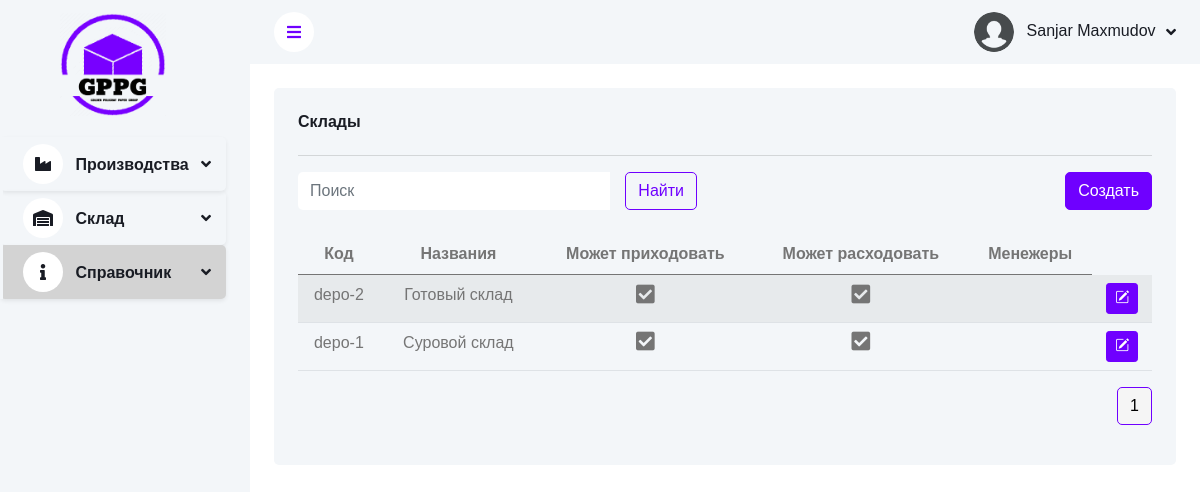
Screenshot of /info/warehouses/ (signed in) with the database file from the repository.
### apps/users/models.py (models this page shows)
class CustomUser(AbstractUser, PermissionsMixin):
    is_director = models.BooleanField(default=False)
    photo = models.ImageField(upload_to='employee_photos', default='default-profile__picture.jpg')
    groups = models.ManyToManyField(Group, related_name='custom_user_groups', blank=True, verbose_name='groups')
    user_permissions = models.ManyToManyField(Permission, related_name='custom_user_permissions', blank=True,
                                              verbose_name='user permissions')
    def get_full_name(self):
        return f"{self.first_name} {self.last_name}"
    def __str__(self):
        return self.get_full_name()

### apps/info/models.py (models this page shows, shortened)
class Warehouse(BaseModel):
	code = models.CharField(max_length=10, unique=True, null=True, blank=True, verbose_name="Код")
	name = models.CharField(max_length=100, unique=True, verbose_name="Название")
	location = models.CharField(max_length=150, null=True, blank=True, verbose_name="Местоположение")
	can_import = models.BooleanField(default=True, null=True, blank=True, verbose_name="Может импортировать")
	can_export = models.BooleanField(default=False, null=True, blank=True, verbose_name="Может экспортировать")
	use_negative = models.BooleanField(default=False, null=True, blank=True,
									   verbose_name="Использовать отрицательные значения")
	is_active = models.BooleanField(default=True, null=True, blank=True, verbose_name="Активен")
	managers = models.ManyToManyField(CustomUser, blank=True, verbose_name="Менеджеры")
	class Meta:
		verbose_name = "Склад"
		verbose_name_plural = "Склады"

### apps/info/views.py (the view)
# urls.py: path('warehouses/', WarehouseListCreate.as_view(), name='warehouse-list'),
class WarehouseListCreate(BaseListCreateView):
	model = Warehouse
	form_class = WarehouseForm
	template_name = "info/warehouse_list.html"
	redirect_url = "info:warehouse-list"

### apps/shared/views.py (called while the page is built)
	@staticmethod
	def apply_pagination_and_search(queryset, request):
		search_query = request.GET.get('search')
		if search_query:
			search_query = search_query.strip()
			queryset = queryset.filter(Q(name__icontains=search_query))
		page_size = request.GET.get("page_size", 12)
		paginator = Paginator(queryset, page_size)
		page_num = request.GET.get("page", 1)
		page_obj = paginator.get_page(page_num)
		return page_obj

	def get_cache_key(self):
		return f'{self.model.__name__.lower()}_list_data'

	def get_queryset(self):
		cache_key = self.get_cache_key()
		cached_data = cache.get(cache_key)
		if cached_data is None:
			queryset = self.model.objects.all().order_by('-created_time')
			cached_data = list(queryset)  # Преобразуем queryset в список
			cache.set(cache_key, cached_data, timeout=self.cache_timeout)
			print(f"Data fetched from database and cached with key: {cache_key}")
		else:
			print(f"Data fetched from cache with key: {cache_key}")
		return cached_data

	def get_form(self):
		return self.form_class

	def get_template_name(self):
		return self.template_name

	def get(self, request):
		items = self.get_queryset()
		page_obj = self.apply_pagination_and_search(items, request)
		context = {
			'items': page_obj,
			'form': self.get_form(),
		}
		return render(request, self.get_template_name(), context)

### templates/info/warehouse_list.html (shortened to what this page needs)
{% extends 'base.html' %}
{% load static %}
{% block content %}
    <div class="container-fluid pt-4 px-4">
        <div class="row g-4">
            <div class="col-sm-12">
                <div class="bg-light rounded h-100 p-4">
                    <h6 class="mb-4">Склады</h6>
                    <hr>
                    <div class="row mb-2">
                        <div class="col-md-6">
                            {% include 'base/search_form.html' %}
                        </div>
                        <div class="col-md-6 text-end">
                            <button type="button" class="btn btn-primary" id="openCreateModalBtn"
                                    data-bs-toggle="modal" data-bs-target="#myModalCreate"
                                    data-action-url="{% url 'info:warehouse-list' %}">Создать
                            </button>
                        </div>
                    </div>
                    <table class="table table-striped">
                        <thead>
                        <tr class="text-center">
                            <th scope="col">Код</th>
                            <th scope="col">Названия</th>
                            <th scope="col">Может приходовать</th>
                            <th scope="col">Может расходовать</th>
                            <th scope="col">Менежеры</th>
                        </tr>
                        </thead>
                        <tbody>
                        {% for warehouse in items %}
                            <tr class="text-center">
                                <td>{{ warehouse.code }}</td>
                                <td>{{ warehouse.name }}</td>
                                <td>
                                    {% if warehouse.can_import %}
                                        <i class="fa fa-check-square fa-lg"></i>
                                    {% else %}
                                        <i class="fa fa-times-circle fa-lg"></i>
                                    {% endif %}
                                </td>
                                <td>
                                    {% if warehouse.can_export %}
                                        <i class="fa fa-check-square fa-lg"></i>
                                    {% else %}
                                        <i class="fa fa-times-circle fa-lg"></i>
                                    {% endif %}
                                </td>
                                <td>
                                </td>
                                <td>
                                    <a href="" type="button" class="btn btn-primary btn-sm"><i
                                            class="bi bi-pencil-square"></i></a>
                                </td>
                            </tr>
                        {% endfor %}
                        </tbody>
                    </table>
                    {% include 'base/pagination.html' with items=items %}
                </div>
            </div>
        </div>
    </div>
{% endblock %}

### templates/base.html (shortened to what this page needs)
{% load static %}
{% url 'info:material-list' as material_url %}
{% url 'info:material-type-list' as material_type_url %}
{% url 'info:material-group-list' as material_group_url %}
<!DOCTYPE html>
<html lang="en">
<head>
    <link href="https://cdnjs.cloudflare.com/ajax/libs/font-awesome/5.10.0/css/all.min.css" rel="stylesheet">
    <link href="https://cdn.jsdelivr.net/npm/bootstrap-icons@1.4.1/font/bootstrap-icons.css" rel="stylesheet">
    <link href="{% static 'lib/owlcarousel/assets/owl.carousel.min.css' %}" rel="stylesheet">
    <link href="{% static 'lib/tempusdominus/css/tempusdominus-bootstrap-4.min.css' %}" rel="stylesheet">
    <link href="{% static 'css/bootstrap.min.css' %}" rel="stylesheet">
    <link href="{% static 'css/style.css' %}" rel="stylesheet">
</head>
<body>
<div class="container-xxl position-relative bg-white d-flex p-0">
    <div class="sidebar pe-4 pb-3">
        <nav class="navbar bg-light navbar-light">
            <a href="{% url 'base_html' %}" class="navbar-brand mx-4 mb-3 text-center">
                <i class="fa"> <img src="{% static 'img/logo_box.png' %}" class="logo" style="width: 60%;" alt="logo">
                </i>
            </a>
            <div class="navbar-nav w-100">
                <div class="nav-item dropdown shadow-sm rounded {% if 'production/' in request.path %}active{% endif %}">
                    <a href="#" class="nav-link dropdown-toggle fw-bold" data-bs-toggle="dropdown">
                        <i class="fa fa-industry me-2"></i> Производства
                    </a>
                </div>
                <div class="nav-item dropdown shadow-sm rounded {% if 'depo/' in request.path %}active{% endif %}">
                    <a href="#" class="nav-link dropdown-toggle fw-bold" data-bs-toggle="dropdown"
                       aria-expanded="false">
                        <i class="fa fa-warehouse me-2"></i> Склад
                    </a>
                </div>
                <div class="nav-item dropdown shadow-sm rounded {% if 'info/' in request.path %}active{% endif %}">
                    <a href="#" class="nav-link dropdown-toggle fw-bold" data-bs-toggle="dropdown">
                        <i class="fa fa-info me-2"></i> Справочник
                    </a>
                </div>
            </div>
        </nav>
    </div>
    <div class="content">
        <nav class="navbar navbar-expand bg-light navbar-light sticky-top px-4 py-0">
            <a href="#" class="sidebar-toggler flex-shrink-0">
                <i class="fa fa-bars"></i>
            </a>
            <div class="navbar-nav align-items-center ms-auto">
                <div class="nav-item dropdown">
                    <a href="#" class="nav-link dropdown-toggle" data-bs-toggle="dropdown">
                        <img class="rounded-circle me-lg-2" src="{% static 'img/user.jpg' %}" alt=""
                             style="width: 40px; height: 40px;">
                        <span class="d-none d-lg-inline-flex">{{ request.user.get_full_name }}</span>
                    </a>
                </div>
            </div>
        </nav>
        {% block content %}
        {% endblock %}
    </div>
</div>
</body>
</html>

### static/css/style.css (style rules this page uses)
:root { --primary: #6f00ff; --light: #F3F6F9; --dark: #191C24; }
.btn { transition: 0.5s; }
.btn.btn-primary { color: #ffffff; }
.sidebar { position: fixed; top: 0; left: 0; bottom: 0; width: 250px; height: 100vh; overflow-y: auto; background: var(--light); transition: 0.5s; z-index: 999; }
.content { margin-left: 250px; min-height: 100vh; background: #ffffff; transition: 0.5s; }
@media (min-width: 992px) { .sidebar { margin-left: 0; } }
@media (min-width: 992px) { .content { width: calc(100% - 250px); } }
.sidebar .navbar .navbar-nav .nav-link { padding: 7px 20px; color: var(--dark); font-weight: 500; border-left: 3px solid var(--light); border-radius: 0 30px 30px 0; outline: none; }
.active { background: lightgray; border-radius: 7px; }
.sidebar .navbar .navbar-nav .nav-link i { width: 40px; height: 40px; display: inline-flex; align-items: center; justify-content: center; background: #ffffff; border-radius: 40px; }
.sidebar .navbar .dropdown-toggle::after { position: absolute; top: 15px; right: 15px; border: none; content: "\f107"; font-family: "Font Awesome 5 Free"; font-weight: 900; transition: 0.5s; }
.nav-item.dropdown .nav-link { transition: background-color 0.3s ease; }
.content .navbar .navbar-nav .nav-link { margin-left: 25px; padding: 12px 0; color: var(--dark); outline: none; }
.content .navbar .sidebar-toggler, .content .navbar .navbar-nav .nav-link i { width: 40px; height: 40px; display: inline-flex; align-items: center; justify-content: center; background: #ffffff; border-radius: 25px; }
.content .navbar .dropdown-toggle::after { margin-left: 6px; vertical-align: middle; border: none; content: "\f107"; font-family: "Font Awesome 5 Free"; font-weight: 900; transition: 0.5s; }
.logo { width: 60%; }

### rows the page displays
CustomUser: user.get_full_name "Sanjar Maxmudov"
Warehouse: code "depo-2", name "Готовый склад", can_import True (drawn), can_export True (drawn)
Warehouse: code "depo-1", name "Суровой склад", can_import True (drawn), can_export True (drawn)

### other values shown
{{ i }} "1"
